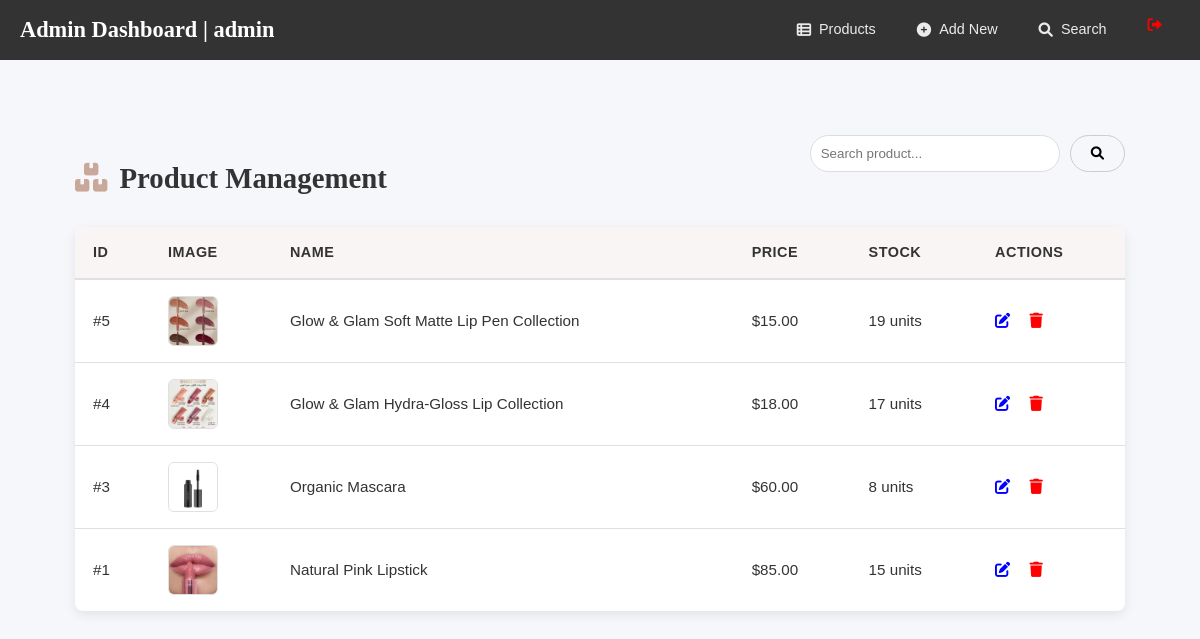
Page /admin/dashboard.php (signed in) on the committed database.
### tables this page shows
CREATE TABLE `products` (
  `product_id` int(11) NOT NULL,
  `name` varchar(100) NOT NULL,
  `description` text DEFAULT NULL,
  `price` decimal(10,2) NOT NULL,
  `stock` int(11) NOT NULL,
  `image_name` varchar(255) NOT NULL,
  `category_id` int(11) DEFAULT NULL,
  `skin_type` varchar(50) DEFAULT NULL
);

### admin/dashboard.php (the view, shortened to what this page needs)
<?php
include('../includes/db_connect.php');
$search = "";
?>
<!DOCTYPE html>
<html lang="en">
<head>
    <link rel="stylesheet" href="https://cdnjs.cloudflare.com/ajax/libs/font-awesome/6.0.0/css/all.min.css">
    <link rel="stylesheet" href="../assets/css/style.css">
</head>
<body>
<nav class="navbar">
    <div class="logo">Admin Dashboard | <?php echo $_SESSION['admin_id']; ?></div>
    <ul class="nav-links">
        <li><a href="dashboard.php"><i class="fas fa-th-list"></i> Products</a></li>
        <li><a href="add_product.php"><i class="fas fa-plus-circle"></i> Add New</a></li>
        <li><a href="search_admin.php"><i class="fas fa-search"></i> Search</a></li>
        <li><a href="logout.php" style="color:red;"><i class="fas fa-sign-out-alt"></i></a></li>
    </ul>
</nav>
<div class="container">
    <div style="display:flex; justify-content:space-between; align-items:center; margin-top:40px;">
        <h1><i class="fas fa-boxes"></i> Product Management</h1>
        <form method="GET" action="dashboard.php" style="display:flex; gap:10px;">
            <input type="text" name="search" placeholder="Search product..." value="<?php echo $search; ?>"
                   style="padding:10px; border-radius:20px; border:1px solid #ddd; width:250px;">
            <button type="submit" style="background:var(--dark); color:black; border: 1px solid #ccc; padding:10px 20px; border-radius:50px; cursor:pointer;">
                <i class="fas fa-search"></i>
            </button>
        </form>
    </div>
        <table class="admin-table">
        <thead>
            <tr>
                <th>ID</th>
                <th>Image</th>
                <th>Name</th>
                <th>Price</th>
                <th>Stock</th>
                <th>Actions</th>
            </tr>
        </thead>
        <tbody>
            <?php
            $sql = "SELECT * FROM products WHERE name LIKE '%$search%' ORDER BY product_id DESC";
            $result = $conn->query($sql);
            if ($result->num_rows > 0) {
                while($row = $result->fetch_assoc()) {
    echo "<tr>
        <td data-label=\"ID\">#{$row['product_id']}</td>
        <td data-label=\"Image\"><img src=\"../assets/uploads/{$row['image_name']}\" class=\"cart-img\"></td>
        <td>{$row['name']}</td>
        <td>\${$row['price']}</td>
        <td>{$row['stock']} units</td>
        <td>
            <a href='edit_product.php?id={$row['product_id']}' style='color:blue; margin-right:15px;'><i class='fas fa-edit'></i></a>
            <a href='delete_product.php?id={$row['product_id']}' onclick='return confirm(\"Are you sure?\")' style='color:red;'><i class='fas fa-trash'></i></a>
        </td>
    </tr>";
                }
            } else {
                echo "<tr><td colspan='6' style='text-align:center;'>No products found.</td></tr>";
            }
            ?>
        </tbody>
    </table>
</div>
</body>
</html>

### assets/css/style.css (style rules this page uses)
:root { --primary: #c9a89a; --primary-dark: #a88474; --secondary: #f9f5f5; --text-dark: #333333; --text-light: #666666; --white: #ffffff; --border-color: #e0e0e0; --shadow: 0 4px 12px rgba(0, 0, 0, 0.08); --container-width: 1100px; --header-height: 70px; --border-radius: 8px; --transition: 0.25s ease; }
*, *::before, *::after { margin: 0; padding: 0; box-sizing: border-box; }
body { font-family: 'Poppins', sans-serif; font-size: 15px; line-height: 1.6; color: var(--text-dark); background: var(--white); }
h1, h2, h3, h4 { font-family: 'Playfair Display', serif; font-weight: 600; line-height: 1.3; margin-bottom: 0.5em; color: var(--text-dark); }
a { text-decoration: none; color: inherit; transition: var(--transition); }
img { max-width: 100%; height: auto; display: block; }
ul { list-style: none; }
.container { width: 90%; max-width: var(--container-width); margin: 0 auto; padding: 0 15px; }
.logo { font-family: 'Playfair Display', serif; font-size: 1.6rem; font-weight: 700; color: var(--text-dark); }
.cart-img { width: 70px; height: 70px; object-fit: cover; border-radius: 6px; background: var(--secondary); border: 1px solid var(--border-color); }
.container > div > h1 { font-size: 1.8rem; margin: 60px 0 10px; display: flex; align-items: center; gap: 12px; }
.container > div > h1 i { color: var(--primary); }
html { scroll-behavior: smooth; }
body { background: #f5f7fa; font-family: 'Poppins', sans-serif; color: var(--text-dark); }
.navbar { background: var(--text-dark); color: var(--white); padding: 0 20px; height: 60px; display: flex; align-items: center; justify-content: space-between; position: sticky; top: 0; z-index: 100; }
.navbar .logo { font-family: 'Playfair Display', serif; font-size: 1.4rem; font-weight: 700; color: var(--white); }
.nav-links { display: flex; gap: 5px; list-style: none; margin: 0; padding: 0; }
.nav-links a { display: flex; align-items: center; gap: 8px; padding: 10px 18px; color: rgba(255, 255, 255, 0.9); font-size: 0.9rem; border-radius: 6px; transition: var(--transition); }
.nav-links a[href*="logout"] { color: #ff8a8a; }
.admin-table { width: 100%; border-collapse: collapse; background: var(--white); border-radius: var(--border-radius); overflow: hidden; box-shadow: var(--shadow); margin: 20px 0 40px; }
.admin-table thead { background: var(--secondary); }
.admin-table th { padding: 14px 18px; text-align: left; font-weight: 600; color: var(--text-dark); font-size: 0.9rem; border-bottom: 2px solid var(--border-color); text-transform: uppercase; letter-spacing: 0.5px; }
.admin-table td { padding: 16px 18px; border-bottom: 1px solid var(--border-color); vertical-align: middle; font-size: 0.95rem; }
.admin-table tbody tr:last-child td { border-bottom: none; }
.admin-table .cart-img { width: 50px; height: 50px; object-fit: cover; border-radius: 6px; background: var(--secondary); border: 1px solid var(--border-color); }

### rows in the picture
products: product_id "5", image_name (picture), name "Glow & Glam Soft Matte Lip Pen Collection", price "15.00", stock "19"
products: product_id "4", image_name (picture), name "Glow & Glam Hydra-Gloss Lip Collection", price "18.00", stock "17"
products: product_id "3", image_name (picture), name "Organic Mascara", price "60.00", stock "8"
products: product_id "1", image_name (picture), name "Natural Pink Lipstick", price "85.00", stock "15"

### other values in the picture
$_SESSION['admin_id'] "admin"
